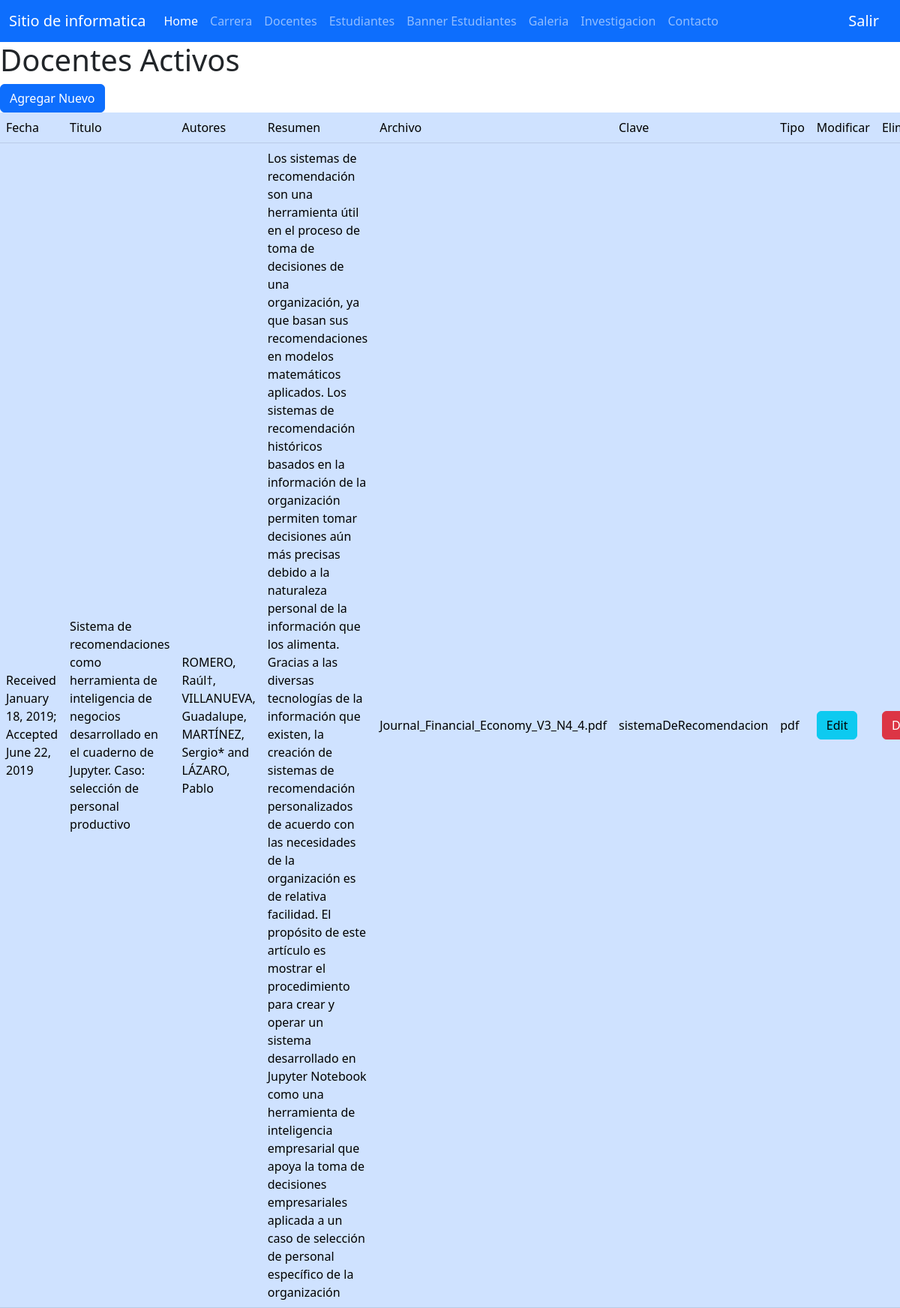
/pages/doom-admin/forms/form-investigacion.php (signed in), run on the app's committed database.
### tables this page shows
CREATE TABLE `inves` (
  `id` int(11) NOT NULL,
  `fecha` varchar(100) NOT NULL,
  `titulo` varchar(300) NOT NULL,
  `autores` varchar(300) NOT NULL,
  `resumen` varchar(1000) NOT NULL,
  `archivo` varchar(400) NOT NULL,
  `clave` varchar(100) NOT NULL,
  `tipo` varchar(30) NOT NULL
);

### pages/doom-admin/forms/form-investigacion.php (the view, shortened to what this page needs)
<?php
include_once "./../vistas/header.php";
$objeto = new Conexion();
$conexion = $objeto->Conectar();
$buscar = "SELECT * FROM inves";
$resultado = $conexion->prepare($buscar);
$resultado->execute();
$data=$resultado->fetchAll(PDO::FETCH_ASSOC);
?>
<h1>Docentes Activos</h1>
<a href="./formNewInvestigacion.php" class="btn btn-primary" >Agregar Nuevo</a>
<div class="table-responsive">
    <table class="table align-middle table-primary">
        <thead>
            <tr>
                <td>Fecha</td>
                <td>Titulo</td>
                <td>Autores</td>
                <td>Resumen</td>
                <td>Archivo</td>
                <td>Clave</td>
                <td>Tipo</td>
                <td>Modificar</td>
                <td>Eliminar</td>
            </tr>
        </thead>
        <tbody>
                <?php
                    foreach($data as $dat) {
                ?>
                    <tr>
                        <td><?php echo $dat['fecha'] ?></td>
                        <td><?php echo $dat['titulo'] ?></td>
                        <td><?php echo $dat['autores'] ?></td>
                        <td><?php echo $dat['resumen'] ?></td>
                        <td><?php echo $dat['archivo'] ?></td>
                        <td><?php echo $dat['clave'] ?></td>
                        <td><?php echo $dat['tipo'] ?></td>
                        <td><a class="btn btn-info" href="../forms/formUpInves.php?id_user=<?php echo $dat['id'] ?>">Edit</a></td>
                        <td><a class="btn btn-danger" href="../delete/deleteInves.php?id_user=<?php echo $dat['id'] ?>" >Dell</a></td>
                    </tr>
                <?php
                    }
                ?>
        </tbody>
    </table>
</div>
<?php include_once "./../vistas/footer.php"; ?>

### css/global.css (style rules this page uses)
table { width: 80% !important; margin: auto !important; }

### data on the page
inves: fecha "Received January 18, 2019; Accepted June 22, 2019", titulo "Sistema de recomendaciones como herramienta de inteligencia de negocios desarrollado en el cuaderno de Jupyter. Caso: selección de personal productivo", autores "ROMERO, Raúl†, VILLANUEVA, Guadalupe, MARTÍNEZ, Sergio* and LÁZARO, Pablo", resumen "Los sistemas de recomendación son una herramienta útil en el proceso de toma de decisiones de una organización, ya que basan sus recomendaciones en modelos matemáticos aplicados. Los sistemas de recomendación históricos basados en la información de la organización permiten tomar decisiones aún más precisas debido a la naturaleza personal de la información que los alimenta. Gracias a las diversas tecnologías de la información que existen, la creación de sistemas de recomendación personalizados de acuerdo con las necesidades de la organización es de relativa facilidad. El propósito de este artículo es mostrar el procedimiento para crear y operar un sistema desarrollado en Jupyter Notebook…", archivo "Journal_Financial_Economy_V3_N4_4.pdf", clave "sistemaDeRecomendacion", tipo "pdf"
